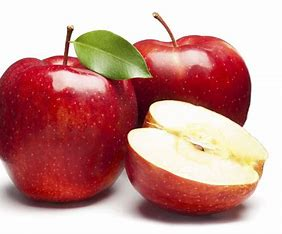
#> input picture Tutorial/Apple.jpeg, 282 x 234 px
$ jupyter execute Shi-Tomasi_CornerDetection.ipynb
#> lines starting #> are read from the running program, lines starting #| are printed output that depends on the picture; after the words box and inside, x2 and y2 are one past the last pixel; in counts of white or black regions, pixels touching at a corner belong together
[cell 1]
import numpy as np
import cv2 as cv

img = cv.imread('Apple.jpeg')
#> img is the input picture: shape (234, 282, 3); mean B, G, R 143.6, 148.2, 199.1
gray = cv.cvtColor(img, cv.COLOR_BGR2GRAY)
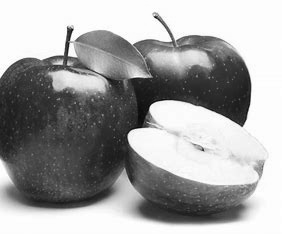
#> gray: shape (234, 282); min 7, max 255, mean 162.9

corners = cv.goodFeaturesToTrack(gray, 25, 0.01, 10)
#> corners = 25 rows, first 8: [154, 16], [72, 29], [170, 40], [68, 55], [203, 150], [242, 126], [132, 44], [61, 63]
corners = np.int0(corners)

for i in corners:
    x, y = i.ravel()
    cv.circle(img, (x, y), 3, 255, -1)
#> this loop made 25 passes
#> (x, y) on passes 1 to 12: (154, 16), (72, 29), (170, 40), (68, 55), (203, 150), (242, 126), (132, 44), (61, 63), (151, 76), (71, 41), (149, 125), (124, 168)
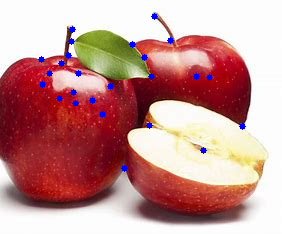
#> img: shape (234, 282, 3); 1.1% of pixels changed, all inside (x1, y1, x2, y2) = (38, 13, 246, 172)

cv.imshow('dst', img)

cv.waitKey(0)
#> Out = 27
